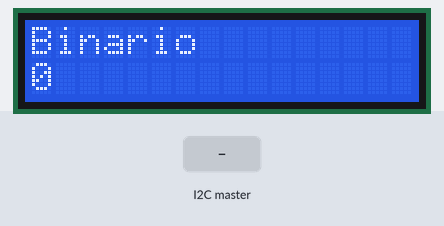
A sketch run on a simulated Arduino Uno, built with avr-gcc and run on an emulated ATmega328P. Shown: 16×2 character LCD. The inputs (shaded band) are chosen by the test bench. What the sketch prints to the serial monitor is not drawn.

Above: at 1.25 s.
1.3 s: the I2C master sends the byte 90
At 1.36 s:
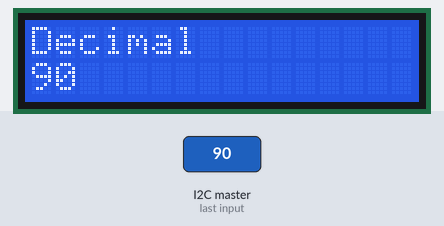
3.1 s: the I2C master sends the byte 1
At 3.23 s:
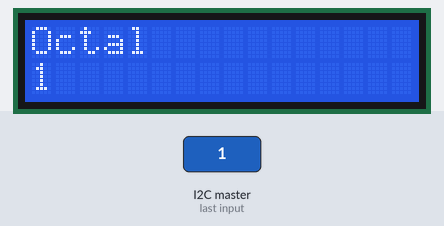
6.1 s: the I2C master sends the byte 200
At 6.45 s:
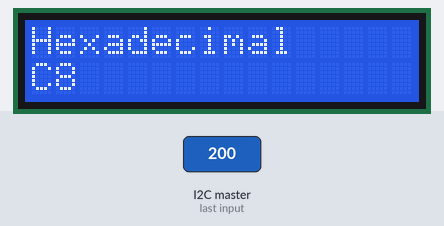

The sketch:

Slave_2_LCD.ino
```cpp
/* SLAVE_2 */

//lcd

#include <LiquidCrystal.h>
#include <Wire.h>

// initialize the library with the numbers of the interface pins
LiquidCrystal lcd(12, 11, 5, 4, 3, 2);
int valorDecimal = 0;
byte dato = B00000000;


void setup() {
  Wire.begin(50); //seteamos el id del esclavo
  Wire.onReceive(receiveEvent); //esperamos un evento del maestro y lanzamos la funcion receiveEvent()

  Serial.begin(9600);

  // set up the LCD's number of columns and rows:
  lcd.begin(16, 2);
}

void receiveEvent(int howMany){
  valorDecimal = Wire.read();//recojemos el valor del maestro
  Serial.println(valorDecimal);//lo pintamos

}

void pintarLcdNombre(String texto){ //pintamos el nombre del proceso de cambio de base
  lcd.setCursor(0,0);
  lcd.print(texto);
}
void pintarLcdValor(int valor, String base){ //mostramos el valor en su base,
  											//dependiendo de la base que se elija por paramtro
  lcd.setCursor(0,1);
  if(base.equals("DEC"))
  	lcd.print(valor,DEC);
  else if(base.equals("HEX"))
    lcd.print(valor,HEX);
  else if(base.equals("OCT"))
    lcd.print(valor,OCT);
  else if(base.equals("BIN"))
    lcd.print(valor,BIN);
}

void pintarLcd(String fila1, int fila2, String base){
  pintarLcdNombre(fila1); //pintamos el nombre
  pintarLcdValor(fila2,base); //pintamos el valor
  delay(100); //seria delay(1000) para un segundo, pero la simulacion de tinkercad es muy lenta
  lcd.clear();

}

void loop() {

  pintarLcd("Decimal", valorDecimal,"DEC"); //pintamos decimal
  pintarLcd("Hexadecimal", valorDecimal,"HEX");//pintamos hexadecimal
  pintarLcd("Octal", valorDecimal,"OCT"); //pintamos octal
  pintarLcd("Binario", valorDecimal, "BIN"); //pintamos binario
}
 
```
